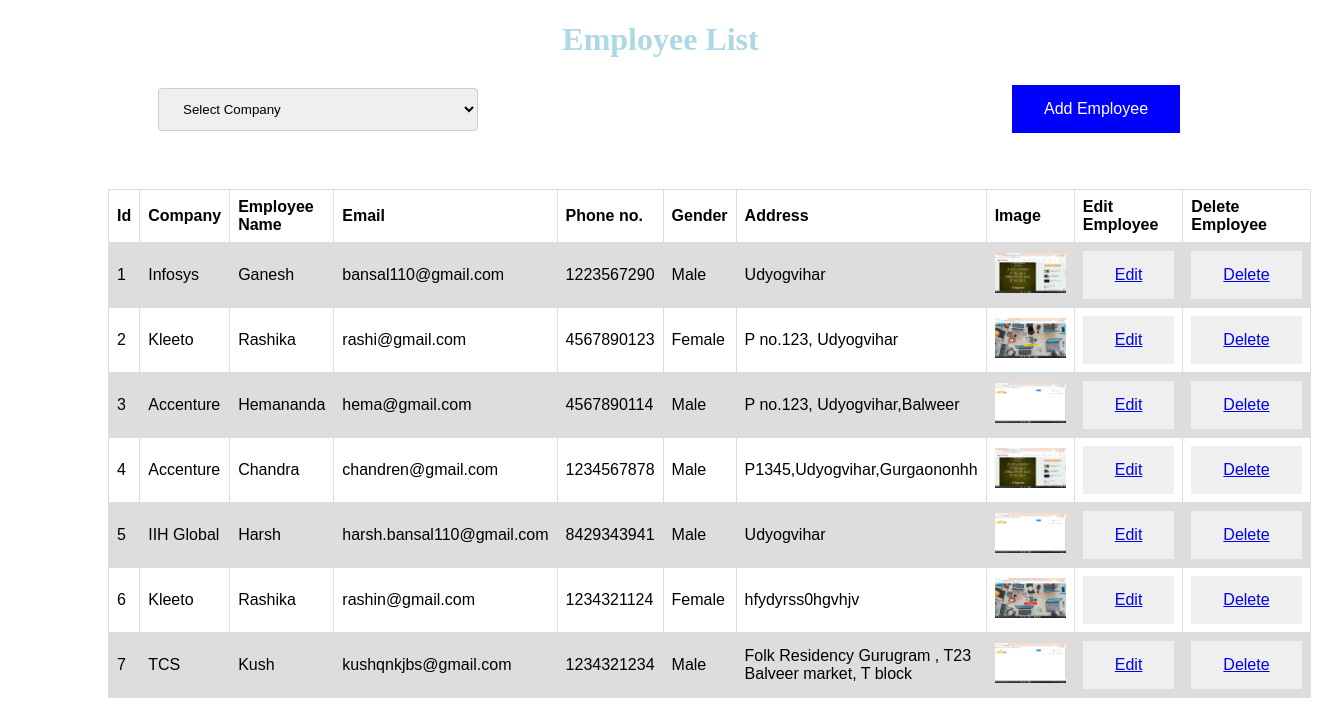
The app's page /home.php with its own data.
### tables this page shows
CREATE TABLE `iihemp` (
  `id` int(11) NOT NULL,
  `company` varchar(100) NOT NULL,
  `name` varchar(100) NOT NULL,
  `email` varchar(100) NOT NULL,
  `numbers` varchar(100) NOT NULL,
  `gender` varchar(100) NOT NULL,
  `address` varchar(100) NOT NULL,
  `image` varchar(500) NOT NULL
);

### home.php (the view, shortened to what this page needs)
<!DOCTYPE html>
<?php include "config.php";
?>
<html>
<head>
</head>
<body>
	<h1  style="color: lightblue;text-align: center">Employee List</h1>
	<select name="company" id="company" required>
	<option value="" id="permhide">Select Company</option>
</select>
<a href="employees.php"><button style="background-color: blue; /* Green */
  border: none;
  color: white;
  padding: 15px 32px;
  text-align: center;
  text-decoration: none;
  display: inline-block;
  font-size: 16px;
  margin-left: 530px;
" >Add Employee</button></a>
<div style="margin-left: 100px;margin-top: 50px" id="hides">
	<?php
  $getdata="SELECT * FROM iihemp";
  $conque=mysqli_query($con,$getdata);
$count=1;
    echo "<table border='1' >
<tr>
<td align=center> <b>Id</b></td>
<td align=center><b>Company</b></td>
<td align=center><b>Employee Name</b></td>
<td align=center><b>Email</b></td></td>
<td align=center><b>Phone no.</b></td>
<td align=center><b>Gender</b></td>
<td align=center><b>Address</b></td>
<td align=center><b>Image</b></td>
<td align=center><b>Edit Employee</b></td>
<td align=center><b>Delete Employee</b></td>
";
while($data = mysqli_fetch_row($conque))
{
    echo "<tr>";
    echo "<td align=center>$count</td>";
    echo "<td align=center>$data[1]</td>";
    echo "<td align=center>$data[2]</td>";
    echo "<td align=center>$data[3]</td>";
    echo "<td align=center>$data[4]</td>";
    echo "<td align=center>$data[5]</td>";
    echo "<td align=center>$data[6]</td>";
    echo "<td align=center><img src='upload/$data[7]''width=40px height=40px'/></td>";
    echo "<td align-center><button ><a href='update.php?id=$data[0]'>Edit</a></button>";
    echo "<td align-center><button ><a href='delete.php?id=$data[0]'>Delete</a></button>";
     $count++;
    echo "</tr>";
}
echo "</table>";
?>
 </div>
</body>
</html>

### home.php (style rules this page uses)
select { width: 20rem; padding: 12px 20px; margin: 8px 0; display: inline-block; border: 1px solid #ccc; margin-left: 150px; border-radius: 4px; box-sizing: border-box; }
table { font-family: arial, sans-serif; border-collapse: collapse; width: 80%; }
td, th { border: 1px solid #dddddd; text-align: left; padding: 8px; }
tr:nth-child(even) { background-color: #dddddd; }
button { ; border: none; color: white; padding: 15px 32px; text-align: center; font-size: 16px; }

### records on screen
iihemp: company "Infosys", name "Ganesh", email "bansal110@gmail.com", numbers "1223567290", gender "Male", address "Udyogvihar", image (picture)
iihemp: company "Kleeto", name "Rashika", email "rashi@gmail.com", numbers "4567890123", gender "Female", address "P no.123, Udyogvihar", image (picture)
iihemp: company "Accenture", name "Hemananda", email "hema@gmail.com", numbers "4567890114", gender "Male", address "P no.123, Udyogvihar,Balweer", image (picture)
iihemp: company "Accenture", name "Chandra", email "chandren@gmail.com", numbers "1234567878", gender "Male", address "P1345,Udyogvihar,Gurgaononhh", image (picture)
iihemp: company "IIH Global", name "Harsh", email "harsh.bansal110@gmail.com", numbers "8429343941", gender "Male", address "Udyogvihar", image (picture)
iihemp: company "Kleeto", name "Rashika", email "rashin@gmail.com", numbers "1234321124", gender "Female", address "hfydyrss0hgvhjv", image (picture)
iihemp: company "TCS", name "Kush", email "kushqnkjbs@gmail.com", numbers "1234321234", gender "Male", address "Folk Residency Gurugram , T23 Balveer market, T block", image (picture)
